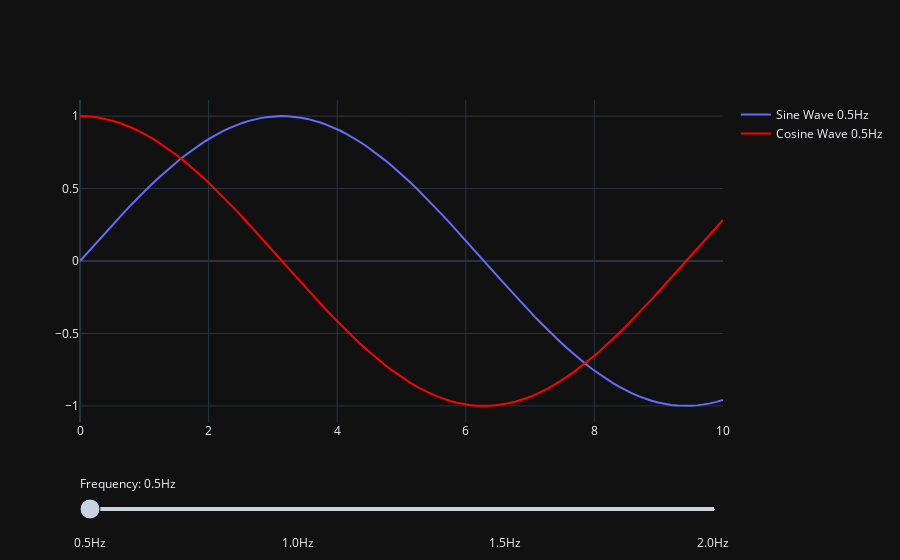

Notebook cell for this chart:
### Code cell
import plotly.graph_objects as go
import numpy as np

# Generate data for the sine and cosine waves with variable frequency
x = np.linspace(0, 10, 100)
frequencies = np.linspace(0.5, 2.0, 10)  # Range of frequencies for the slider

# Create the figure with dark mode template
fig = go.Figure()
fig.update_layout(template="plotly_dark")

# Add traces for each frequency using a loop (since Plotly does not support direct vectorization for this)
for freq in frequencies:
    y = np.sin(freq * x)
    y_cos = np.cos(freq * x)
    fig.add_trace(go.Scatter(x=x, y=y, mode='lines', name=f'Sine Wave {freq}Hz', visible=False))
    fig.add_trace(go.Scatter(x=x, y=y_cos, mode='lines', name=f'Cosine Wave {freq}Hz', line=dict(color='red'), visible=False))

# Make the first trace visible
fig.data[0].visible = True
fig.data[1].visible = True

# Create a slider to change the frequency
steps = []
for i in range(0, len(fig.data), 2):
    step = dict(
        method="update",
        args=[{"visible": [False] * len(fig.data)},
              {"title": f"Frequency: {frequencies[i//2]}Hz"}],
        label=f"{frequencies[i//2]}Hz"
    )
    step["args"][0]["visible"][i] = True  # Toggle i-th trace to "visible"
    step["args"][0]["visible"][i+1] = True  # Toggle (i+1)-th trace to "visible"
    steps.append(step)

sliders = [dict(
    active=0,
    currentvalue={"prefix": "Frequency: "},
    pad={"t": 50},
    steps=steps
)]

fig.update_layout(
    sliders=sliders
)

# Update the layout to include the legend
fig.update_layout(showlegend=True)


# Show the figure
fig.show()
